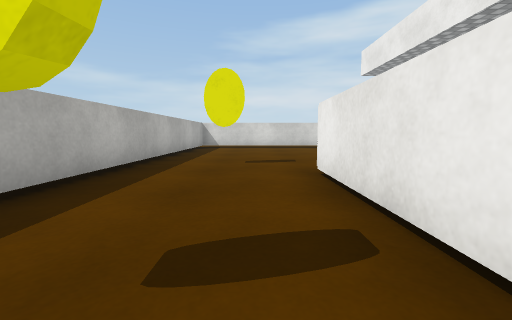
[1] (above)

18 first-person views from a walk through a Unity game level. The camera is 0.64 m above the floor, tilts 6° down and sees 90° across. The floor is counted in squares, 1 m on a side. Each view is taken from the middle of a square. On the plan, view 1 faces up. The plan holds only what a view shows up to about 9 squares ahead; the rest is blank. The place goes on beyond the plan. Surface patterns are stand-ins for the level's own textures.

[2]
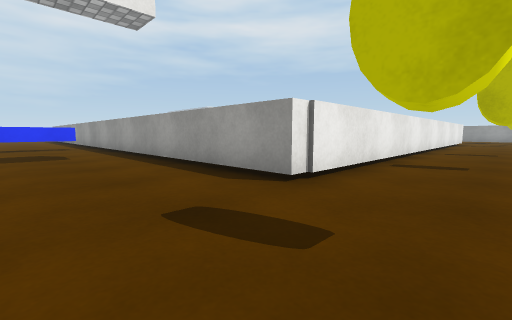

[3]
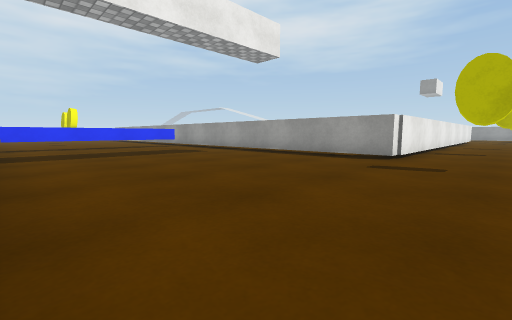

[4]
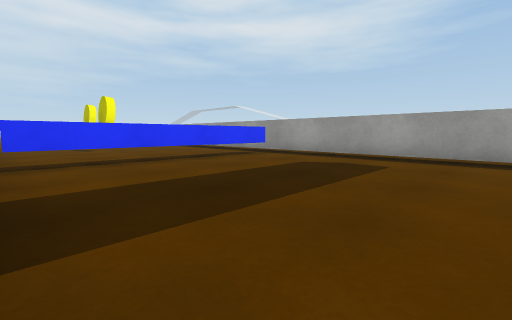

[5]
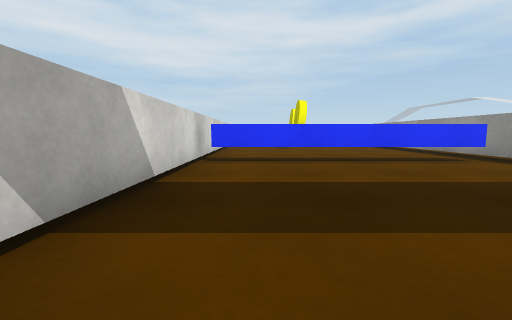

[6]
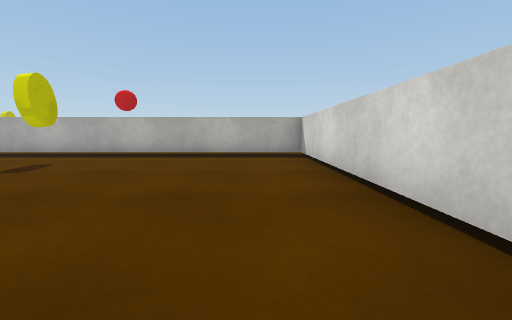

[7]
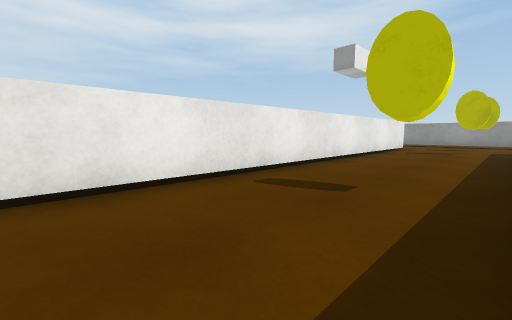

[8]
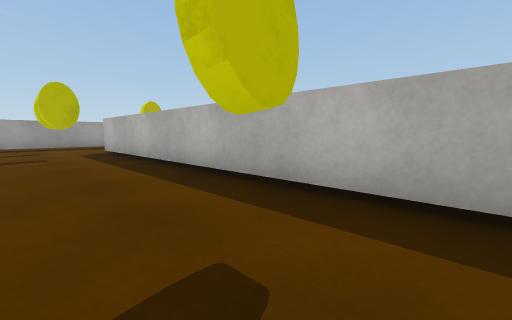

[9]
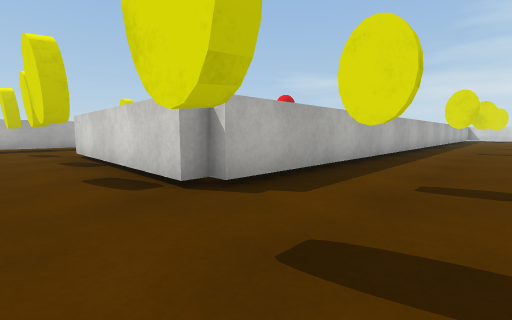

[10]
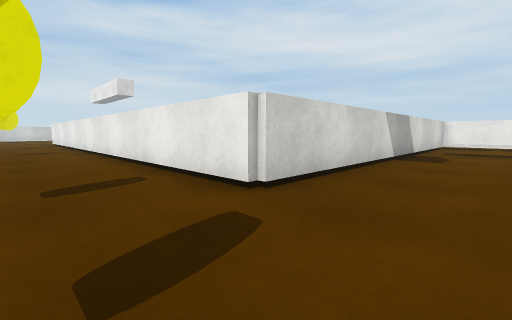

[11]
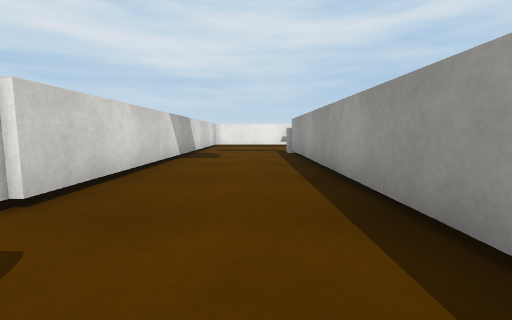

[12]
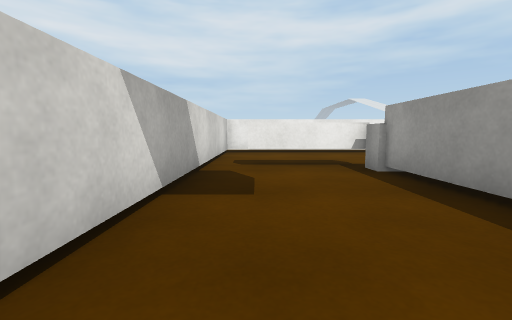

[13]
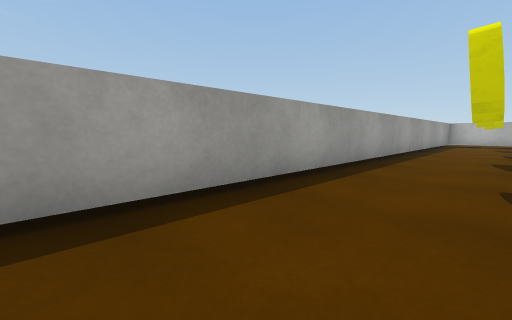

[14]
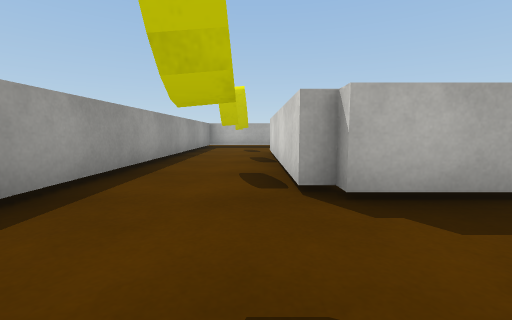

[15]
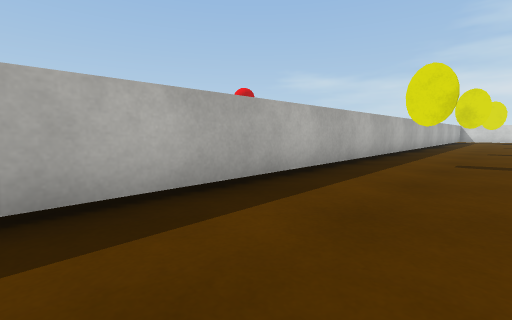

[16]
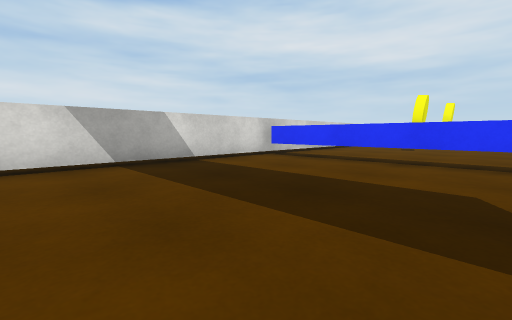

[17]
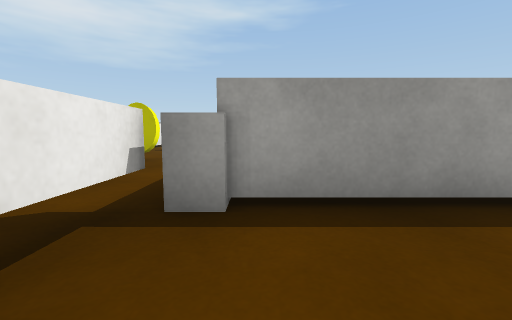

[18]
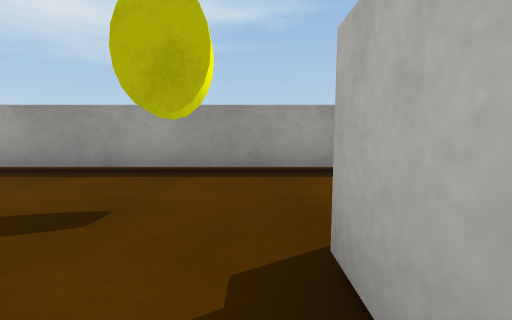

### Floor plan
Key: @ floor where view 1 was taken; # wall or solid block; . floor; ^ raised ledge; C yellow coin; T thing the floor can be seen under or through.
Columns run from 8 left of view 1 to 16 right of it. Each row starts with its distance up from view 1.
 12       ################
 11     .##............^.....
 10     .#.............^.....
  9     .#.............^....
  8     .#.............^...C
  7     .#.............^.....
  6     .#.............^.....
  5     .#.C...........^...
  4     .#...##############
  3     .#...#.. .....
  2     .#...#
  1      #.C.#
  0      #..@#
 -1      #...#
 -2      #...#
 -3      #.C.#
 -4      #...#
 -5      #...#
 -6      #...#
 -7      #...#
 -8      #...#
 -9      #...#
-10      #.C.#
-11 ^#####...############
-12 .C..C..C........^...#
-13 ................^...#
-14 ####TTTTTTT#####^...
-15      .......    ....
-16                 ..
-17                  .
-18                  .C

Where each view was taken, in squares from view 1:
view 1: 0 up, 0 right, facing up
view 2: 7 up, 1 left, facing down-right
view 3: 11 up, 1 left, facing down-right
view 4: 11 up, 5 right, facing down-right
view 5: 10 up, 5 right, facing right
view 6: 10 up, 5 right, facing left
view 7: 0 up, 2 left, facing down-right
view 8: 2 down, 0 right, facing down-left
view 9: 13 down, 0 right, facing up-left
view 10: 13 down, 1 left, facing up-right
view 11: 13 down, 1 left, facing right
view 12: 12 down, 3 right, facing right
view 13: 12 down, 3 right, facing down-left
view 14: 12 down, 0 right, facing left
view 15: 9 down, 0 right, facing up-left
view 16: 6 up, 5 right, facing up-right
view 17: 12 down, 7 right, facing down
view 18: 10 down, 2 left, facing down
